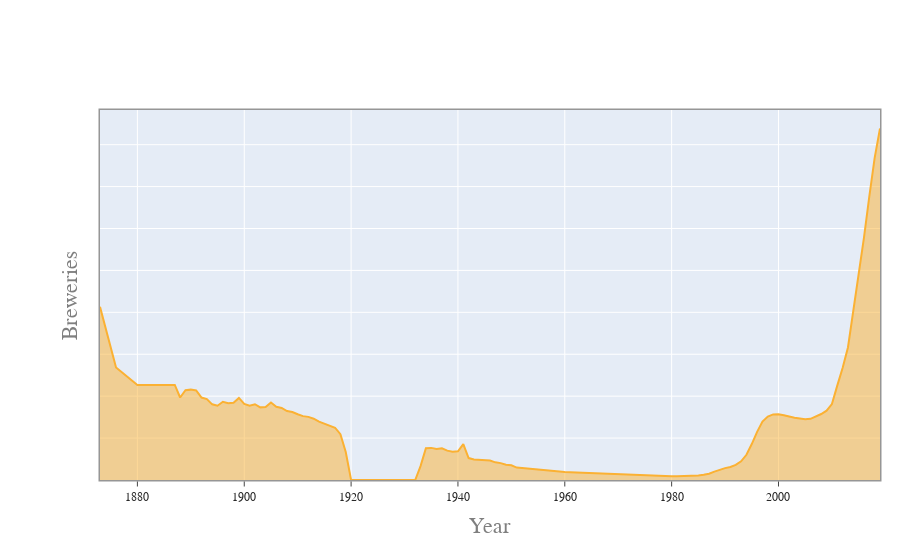

The code cell stored with this chart in its notebook:
### Code cell
import plotly.express as px
import pandas as pd
import plotly.io as pio


url ="https://raw.githubusercontent.com/louisbaum/Data-Graphics-for-beer-project/master/breweriesbyyear.csv"
df = pd.read_csv(url)

fig = px.line(df, x="year", y="breweries")

fig.update_traces(mode="lines", line_color = 'rgb(251, 177, 51)', fill = "tozeroy", hovertemplate="year: %{x} <br>breweries: %{y}")

textcolor = 'rgb(40, 40, 40)'
axcolor = 'rgb(150, 150, 150)'
axwidth = 1.5
fig.layout.yaxis.fixedrange = True
fig.layout.xaxis.fixedrange = True

fig.update_layout(
    xaxis=dict(
        showspikes = True,
        spikemode  = 'across+toaxis',
        spikesnap = 'cursor',
        spikedash = 'solid',
        spikethickness=1,
        mirror=True,
        showline=True,
        showticklabels=True,
        linecolor=axcolor,
        linewidth=axwidth,
        ticks='outside',
        tickfont=dict(
            family='Arial',
            size=12,
            color=textcolor,
        ),
    ),
    yaxis=dict(
        mirror=True,
        showgrid=True,
        zeroline=False,
        linecolor=axcolor,
        linewidth=axwidth,
        showline=True,
        showticklabels=False,
    ),
    autosize=False,
    margin=dict(
        autoexpand=False,
        l=100,
        r=20,
        t=110,
    ),
    showlegend=False,
    hoverdistance=-1,
    spikedistance = -1,
    yaxis_title = "Breweries",
    xaxis_title = "Year",
    font=dict(
            family="Arial",
            size=18,
            color="#7f7f7f"
    ),
)

fig.show()
pio.write_html(fig, file='BreweriesbyY.html', auto_open=True)

### Figure 1 — Plotly figure (JSON) as saved in the notebook; plotly's stock layout.template omitted (floating-point values rounded to 4 significant figures)
{"data": [{"fill": "tozeroy", "hovertemplate": "year: %{x} <br>breweries: %{y}", "legendgroup": "", "line": {"color": "rgb(251, 177, 51)", "dash": "solid"}, "mode": "lines", "name": "", "orientation": "v", "showlegend": false, "type": "scatter", "x": [1873, 1876, 1880, 1887, 1888, 1889, 1890, 1891, 1892, 1893, 1894, 1895, 1896, 1897, 1898, 1899, 1900, 1901, 1902, 1903, 1904, 1905, 1906, 1907, 1908, 1909, 1910, 1911, 1912, 1913, 1914, 1915, 1916, 1917, 1918, 1919, 1920, 1932, 1933, 1934, 1935, 1936, 1937, 1938, 1939, 1940, 1941, 1942, 1943, 1944, 1945, 1946, 1947, 1948, 1949, 1950, 1951, 1952, 1953, 1954, 1955, 1956, 1957, 1958, 1959, 1960, 1961, 1962, 1963, 1964, 1965, 1966, 1967, 1968, 1969, 1970, 1971, 1972, 1973, 1974, 1975, 1976, 1977, 1978, 1979, 1980, 1981, 1982, 1983, 1984, 1985, 1986, 1987, 1988, 1989, 1990, 1991, 1992, 1993, 1994, 1995, 1996, 1997, 1998, 1999, 2000, 2001, 2002, 2003, 2004, 2005, 2006, 2007, 2008, 2009, 2010, 2011, 2012, 2013, 2014, 2015, 2016, 2017, 2018, 2019], "xaxis": "x", "y": [4131, 2685, 2266, 2269, 1968, 2144, 2156, 2138, 1967, 1930, 1805, 1771, 1866, 1830, 1845, 1959, 1816, 1771, 1807, 1733, 1741, 1847, 1747, 1720, 1644, 1622, 1568, 1524, 1506, 1462, 1392, 1345, 1313, 1247, 1092, 669, 0, 0, 331, 756, 766, 739, 757, 700, 672, 684, 857, 523, 491, 480, 476, 463, 421, 403, 364, 350, 297, 285, 272, 258, 239, 227, 210, 198, 193, 188, 183, 178, 173, 168, 163, 158, 153, 148, 143, 138, 133, 128, 122, 116, 110, 103, 96, 89, 90, 92, 92, 93, 93, 97, 110, 124, 150, 199, 247, 284, 312, 359, 446, 601, 858, 1149, 1396, 1514, 1564, 1566, 1545, 1513, 1485, 1468, 1447, 1460, 1511, 1574, 1653, 1813, 2252, 2670, 3162, 4014, 4847, 5780, 6767, 7686, 8386], "yaxis": "y"}], "layout": {"autosize": false, "font": {"color": "#7f7f7f", "family": "Arial", "size": 18}, "hoverdistance": -1, "legend": {"tracegroupgap": 0}, "margin": {"autoexpand": false, "l": 100, "r": 20, "t": 110}, "showlegend": false, "spikedistance": -1, "xaxis": {"anchor": "y", "domain": [0, 1], "fixedrange": true, "linecolor": "rgb(150, 150, 150)", "linewidth": 1.5, "mirror": true, "showline": true, "showspikes": true, "showticklabels": true, "spikedash": "solid", "spikemode": "across+toaxis", "spikesnap": "cursor", "spikethickness": 1, "tickfont": {"color": "rgb(40, 40, 40)", "family": "Arial", "size": 12}, "ticks": "outside", "title": {"text": "Year"}}, "yaxis": {"anchor": "x", "domain": [0, 1], "fixedrange": true, "linecolor": "rgb(150, 150, 150)", "linewidth": 1.5, "mirror": true, "showgrid": true, "showline": true, "showticklabels": false, "title": {"text": "Breweries"}, "zeroline": false}}}
